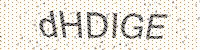
#> input picture notebook/img/captcha_5.jpg, 200 x 50 px
$ jupyter execute --allow-errors ocr.ipynb
#> lines starting #> are read from the running program, lines starting #| are printed output that depends on the picture; after the words box and inside, x2 and y2 are one past the last pixel; in counts of white or black regions, pixels touching at a corner belong together
## Carga de bibliotecas

[cell 1]
import pytesseract
import numpy as np
import cv2
import re

from PIL import Image
from matplotlib import pyplot as plt

## Carga de funciones

[cell 2]
def resize_img(img: np.ndarray, scale: np.int64 = 150):
    width = int(img.shape[1] * scale / 100)
    height = int(img.shape[0] * scale / 100)
    dim = (width, height)
    return cv2.resize(img, dim, interpolation=cv2.INTER_AREA)

## Config Pytesseract

[cell 3]
pytesseract.pytesseract.tesseract_cmd = r"C:/Program Files/Tesseract-OCR/tesseract.exe"
tessdata_dir_config = r'--tessdata-dir "C:/tessdata-main"'
# tess_config = r"-c tessedit_char_whitelist=0123456789ABCDEFGHIJKLMOPQRSTUVWXYZabcdefghijklmopqrstuvwxyz"

## Procesamiento de la imagen
[👉decoding-captchas](https://mathieularose.com/decoding-captchas)

[cell 4]
path = r'./img/captcha_5.jpg'
image = Image.open(path).convert("RGB")
#> image is the input picture: PIL image 200x50 RGB; mean R, G, B 229.5, 225.9, 218.4
image

[cell 5]
image_array = np.array(image)
blurred_image = cv2.GaussianBlur(image_array, (0, 0), 1) # Difuminación de la imagen
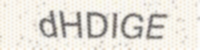
#> blurred_image: shape (50, 200, 3); mean R, G, B 229.6, 226, 218.5
rgb_image = blurred_image[:, :, ::-1].copy() # Convertimos la imagen a RGB (Rojo, Verde y Azul)
bgr2gray_array = cv2.cvtColor(rgb_image, cv2.COLOR_BGR2GRAY) # Convertir la imagen a escala de grises desde el espacio de color RGB
# bitwise_image = cv2.bitwise_not(bgr2gray_array) # Invierte la imagen en blanco y negro
resize_image = resize_img(bgr2gray_array, 500) # Rescalado de la imagen
#> in resize_img, `return cv2.resize(img, dim, interpolation=cv2.INTER_AREA)`:
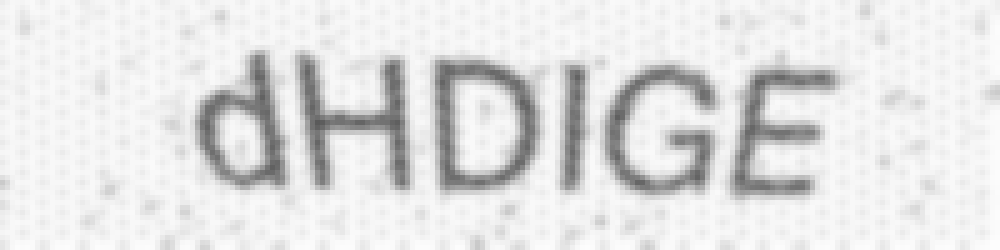
#> returned value: shape (250, 1000); min 90, max 253, mean 226.2

[cell 6]
# Aplicar un umbral a una imagen en escala de grises
# Todos los píxeles que están por encima del umbral se establecen en 255,
# mientras que todos los píxeles que están por debajo del umbral se establecen en 0,
# creando una imagen binaria donde los objetos de interés están representados por píxeles blancos
# y el fondo está representado por píxeles negros.
_, thresh = cv2.threshold(resize_image, 0, 255, cv2.THRESH_BINARY + cv2.THRESH_OTSU)
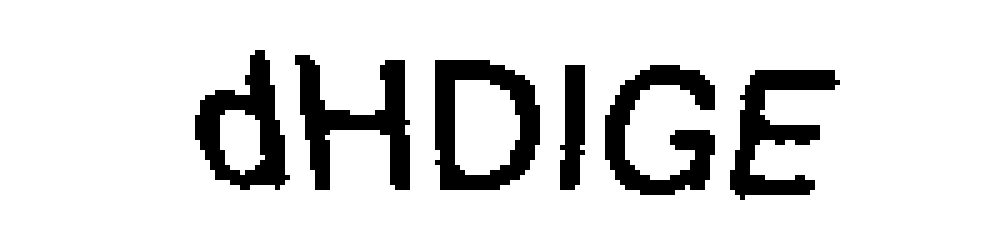
#> thresh: shape (250, 1000); 86.4% white; 6 black regions, box (x1, y1, x2, y2) and area: (435, 60, 540, 190) 6775, (605, 65, 715, 195) 6500, (295, 55, 410, 190) 6450, (730, 70, 840, 200) 5950, (195, 50, 290, 190) 5925, (560, 65, 585, 190) 2450
plt.imshow(thresh, cmap='gray')

$ run again, with notebook/img/captcha_2.jpg copied over notebook/img/captcha_5.jpg
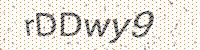
#> input picture notebook/img/captcha_2.jpg, 200 x 50 px
#> image is the input picture: PIL image 200x50 RGB; mean R, G, B 230.7, 227, 219.4
#> in resize_img, `return cv2.resize(img, dim, interpolation=cv2.INTER_AREA)`:
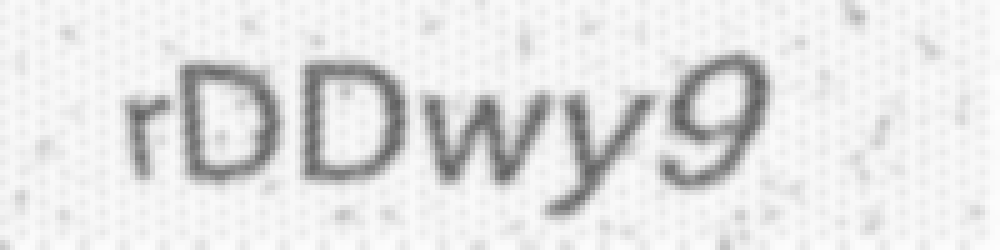
#> returned value: shape (250, 1000); min 93, max 253, mean 227.3
#> `_, thresh = cv2.threshold(resize_image, 0, 255, cv2.THRESH_BINARY + cv..`:
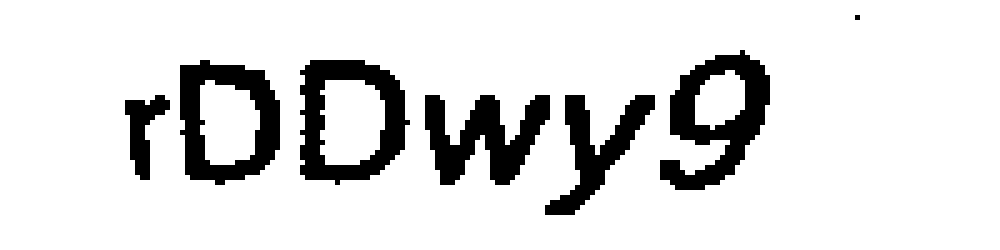
#> thresh: shape (250, 1000); 87% white; 7 black regions, largest, box (x1, y1, x2, y2) and area: (660, 50, 770, 190) 7025, (300, 60, 410, 185) 6525, (180, 60, 280, 185) 6300

$ run again, with notebook/img/captcha_3.jpg copied over notebook/img/captcha_5.jpg
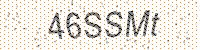
#> input picture notebook/img/captcha_3.jpg, 200 x 50 px
#> image is the input picture: PIL image 200x50 RGB; mean R, G, B 231.4, 227.7, 220
#> `blurred_image = cv2.GaussianBlur(image_array, (0, 0), 1)`:
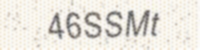
#> blurred_image: shape (50, 200, 3); mean R, G, B 231.5, 227.7, 220.1
#> `_, thresh = cv2.threshold(resize_image, 0, 255, cv2.THRESH_BINARY + cv..`:
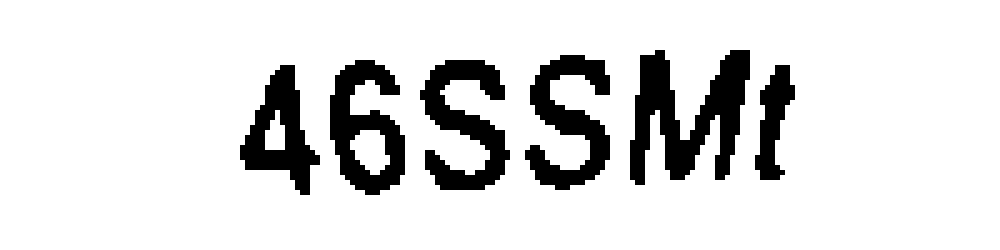
#> thresh: shape (250, 1000); 87% white; 6 black regions, box (x1, y1, x2, y2) and area: (630, 50, 750, 185) 8375, (420, 60, 510, 190) 5825, (525, 55, 610, 190) 5625, (330, 60, 405, 195) 5550, (240, 65, 320, 195) 4750, (755, 65, 795, 180) 2475

$ run again, with notebook/img/captcha_4.jpg copied over notebook/img/captcha_5.jpg
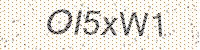
#> input picture notebook/img/captcha_4.jpg, 200 x 50 px
#> image is the input picture: PIL image 200x50 RGB; mean R, G, B 233, 229.4, 221.7
#> in resize_img, `return cv2.resize(img, dim, interpolation=cv2.INTER_AREA)`:
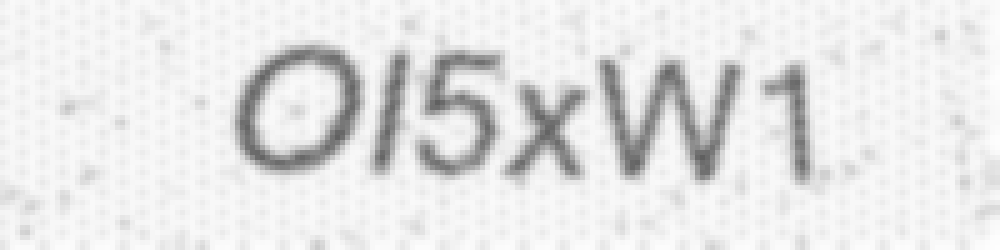
#> returned value: shape (250, 1000); min 95, max 254, mean 229.6
#> `_, thresh = cv2.threshold(resize_image, 0, 255, cv2.THRESH_BINARY + cv..`:
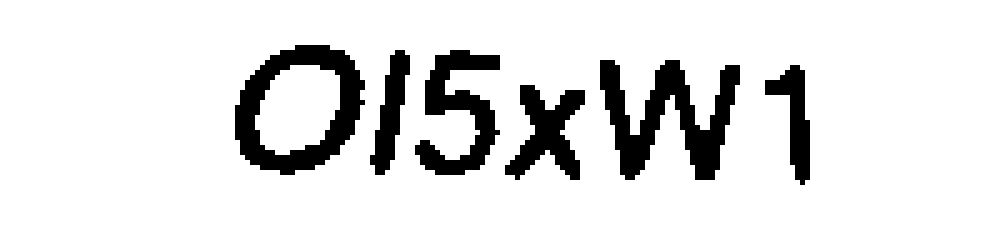
#> thresh: shape (250, 1000); 88.7% white; 6 black regions, box (x1, y1, x2, y2) and area: (600, 60, 740, 180) 7700, (235, 45, 365, 175) 7100, (415, 50, 500, 175) 4875, (505, 85, 585, 180) 3725, (370, 50, 410, 175) 2425, (765, 65, 810, 185) 2400
